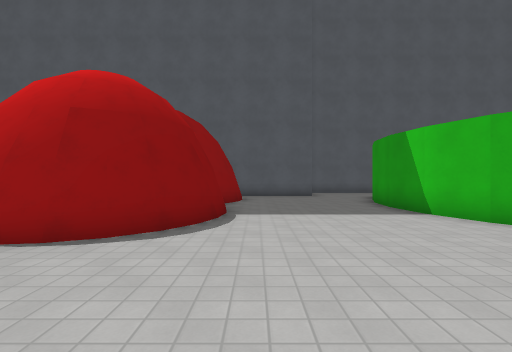
View 1 (above)

16 first-person views from a walk through a level from a Godot 3-D game. The camera is 1.4 m above the floor, looks level and sees 85° across. The floor is counted in squares, 1.57 m on a side. Each view is taken from the middle of a square. On the plan, view 1 faces up. The plan holds only what a view shows up to about 11 squares ahead; the rest is blank. The place goes on beyond the plan. Surface patterns are stand-ins for the level's own textures.

View 2
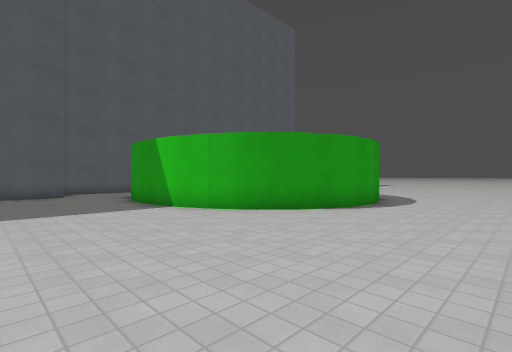

View 3
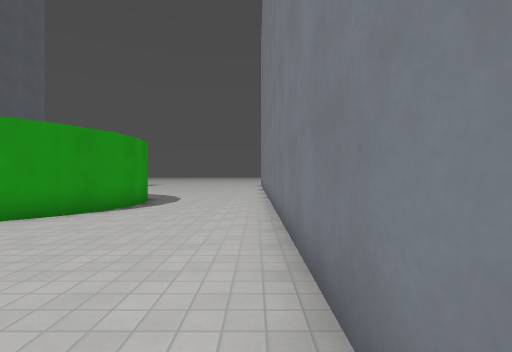

View 4
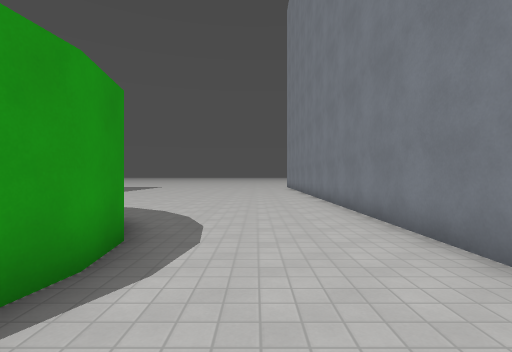

View 5
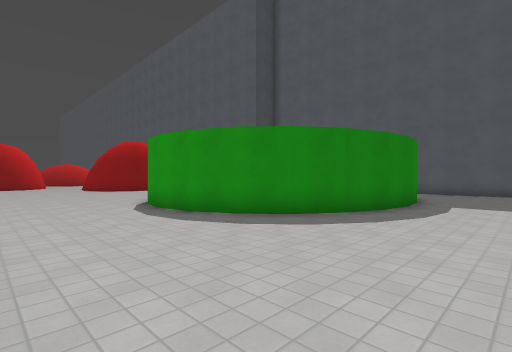

View 6
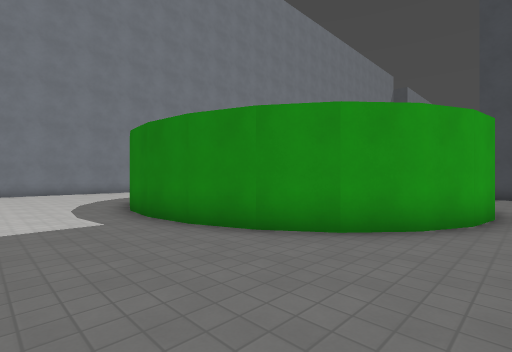

View 7
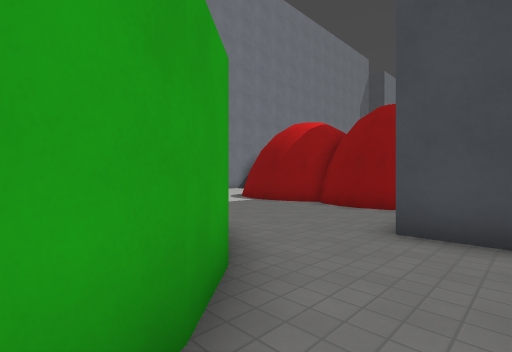

View 8
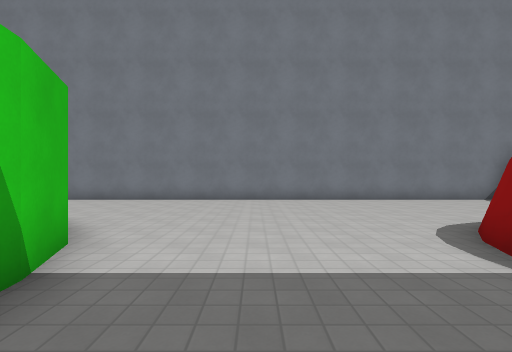

View 9
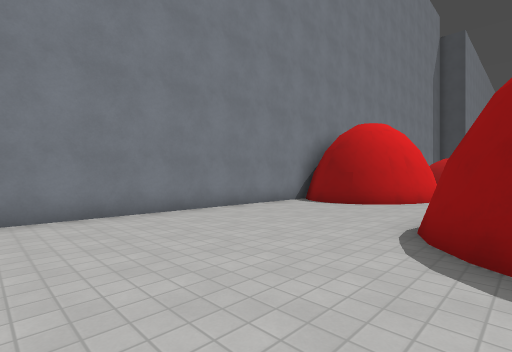

View 10
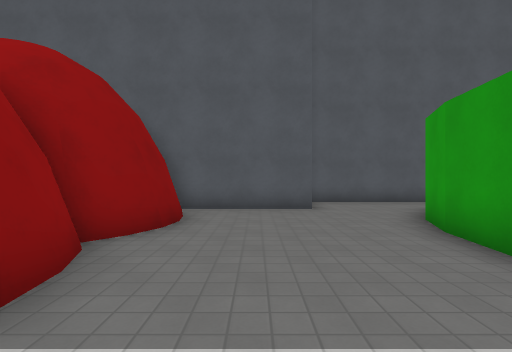

View 11
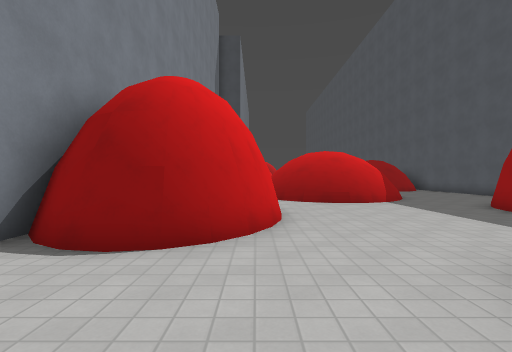

View 12
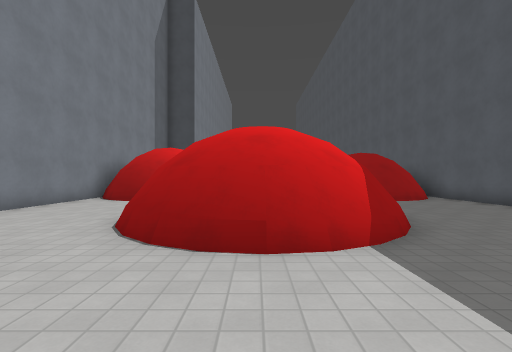

View 13
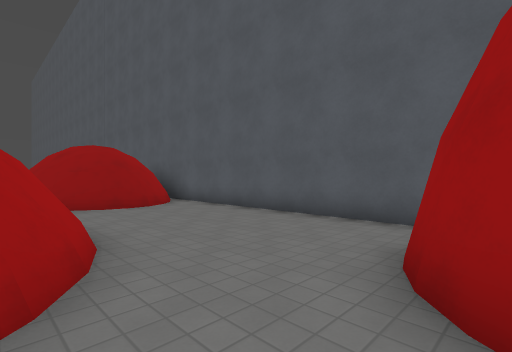

View 14
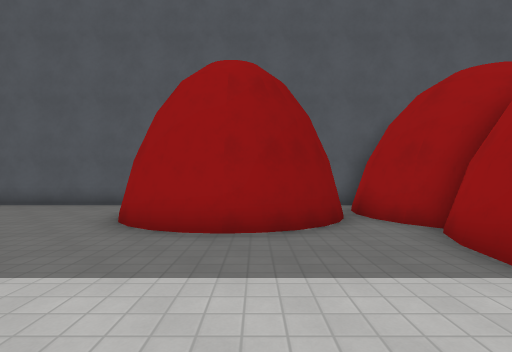

View 15
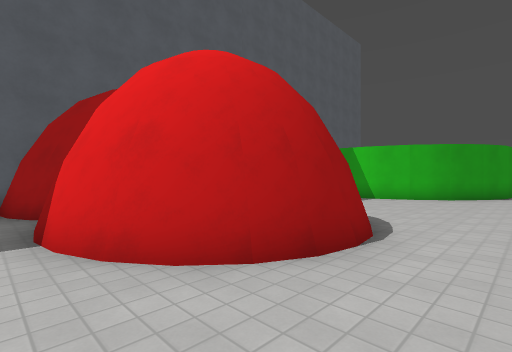

View 16
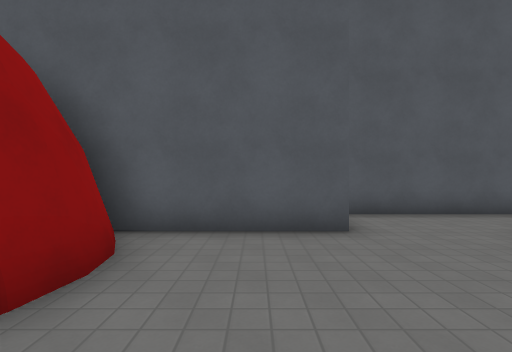

### Floor plan
Key: @ floor where view 1 was taken; # wall or solid block; . floor; / step, stairs or slope; = window, fence, low wall or low ledge.
Columns run from 21 left of view 1 to 16 right of it. Each row starts with its distance up from view 1.
 14                        #............ .
 13 ##########    ##   #####....####.....
 12 #/........     #    #......##  ###....
 11 ##/......     ##    #.....##     #....
 10  #/......##  ###    #....##      ##...
  9 ##/.......####.##  ##....#        #...
  8 #/    #........#   ##....#        #...
  7       ###......#    #....#        #...
  6        ##......#   ##....##      ##...
  5        ##......##  #......##     #....
  4        ##.......####.......##  ###....
  3        #....................####......
  2      =.... ###........................
  1  ##......    ##.......................
  0  ##.....      #......@................
 -1  #.....      ##.......................
 -2  #####       #########################

Positions as (right, up) in squares from view 1, and headings:
1: (0, 0), facing up
2: (0, -1), facing up-right
3: (0, -1), facing right
4: (6, 1), facing right
5: (16, -1), facing up-left
6: (16, 14), facing down-left
7: (7, 14), facing down-left
8: (2, 9), facing down
9: (2, 5), facing down-left
10: (1, 5), facing up
11: (-3, 2), facing left
12: (-9, 5), facing left
13: (-11, 7), facing up-left
14: (-9, 4), facing up
15: (-7, 2), facing up-right
16: (1, 8), facing up
